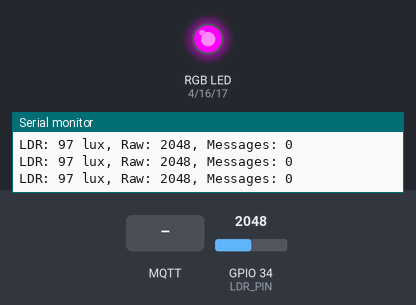
This sketch was run on a simulated ESP32. On the bench: an RGB LED mixed from three pins (HIGH = lit), the last lines printed to the serial monitor. The inputs (shaded band) are chosen by the test bench; at power-on: GPIO 34 (LDR_PIN) = 2048. WiFi joins after 1.5 s; servers stay silent unless stated; no MQTT or app messages arrive unless stated; not simulated (calls return 0 or success): ../secrets.h; names the files do not define were given values by the test bench: MQTT_PORT = 1883.

Above: at 3.2 s.
3.3 s: MQTT message "1" arrives on the first subscribed topic
At 5.14 s:
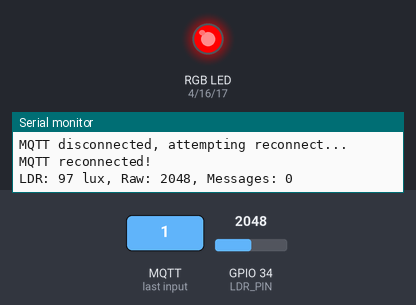
6.3 s: MQTT message "on" arrives on the first subscribed topic
At 6.9 s:
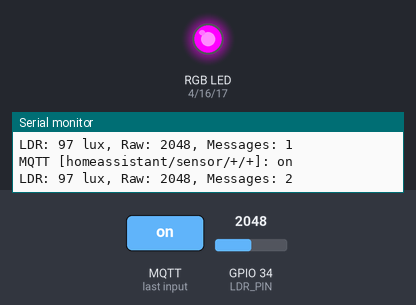
7.8 s: MQTT message "off" arrives on the first subscribed topic
At 9.0 s:
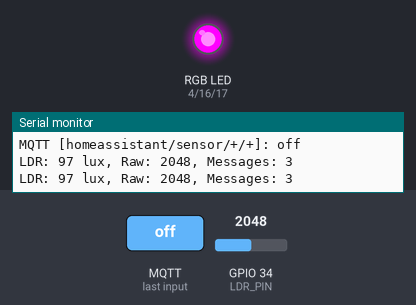
Timing chart, 0 to 10.8 s (numbered marks = the images above; inputs shaded):
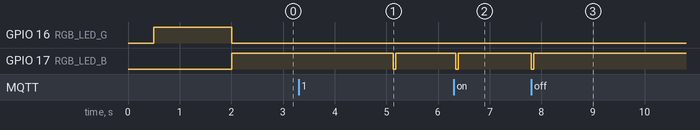

Measured:
- after the input at 3.3 s, GPIO 17 (RGB_LED_B): HIGH → LOW after 1.8 s, → HIGH 0.05 s later
- after the input at 6.3 s, GPIO 17 (RGB_LED_B): HIGH → LOW at once, → HIGH 0.05 s later
- after the input at 7.8 s, GPIO 17 (RGB_LED_B): HIGH → LOW at once, → HIGH 0.05 s later

The sketch:

ESP32_2432S028_MQTT_Relay.ino
```cpp
/*
 * ESP32-2432S028R (Cheap Yellow Display) MQTT Relay
 *
 * Dedicated MQTT relay for KVN Coordinator System with:
 * - 2.8" ILI9341 TFT display (240x320)
 * - Built-in LDR auto-brightness
 * - RGB LED status indicator
 * - Touch screen support
 * - MQTT message relay and monitoring
 *
 * Hardware:
 *   - ESP32-2432S028R board (Cheap Yellow Display)
 *   - Built-in LDR on GPIO 34
 *   - Built-in RGB LED (R:4, G:16, B:17)
 *   - WiFi connection to broker
 *
 * Display: 240x320 ILI9341 over HSPI
 * LDR: GPIO 34 (ADC1_CH6, input-only)
 * RGB LED: GPIO 4 (R), 16 (G), 17 (B) - Active LOW
 */

#include <LovyanGFX.hpp>
#include <WiFi.h>
#include <PubSubClient.h>
#include <KVN_LDR.h>
#include "../secrets.h"

// ===== Display Configuration =====
class LGFX : public lgfx::LGFX_Device
{
  lgfx::Panel_ILI9341 _panel_instance;
  lgfx::Bus_SPI _bus_instance;
  lgfx::Light_PWM _light_instance;

public:
  LGFX(void)
  {
    {
      auto cfg = _bus_instance.config();
      cfg.spi_host = HSPI_HOST;  // Use HSPI
      cfg.spi_mode = 0;
      cfg.freq_write = 40000000; // 40MHz
      cfg.freq_read = 16000000;
      cfg.spi_3wire = false;
      cfg.use_lock = true;
      cfg.dma_channel = SPI_DMA_CH_AUTO;
      cfg.pin_sclk = 14;  // SCK
      cfg.pin_mosi = 13;  // MOSI
      cfg.pin_miso = 12;  // MISO
      cfg.pin_dc = 2;     // DC/RS
      _bus_instance.config(cfg);
      _panel_instance.setBus(&_bus_instance);
    }

    {
      auto cfg = _panel_instance.config();
      cfg.pin_cs = 15;   // CS
      cfg.pin_rst = -1;  // No RST pin
      cfg.pin_busy = -1;
      cfg.memory_width = 240;
      cfg.memory_height = 320;
      cfg.panel_width = 240;
      cfg.panel_height = 320;
      cfg.offset_x = 0;
      cfg.offset_y = 0;
      cfg.offset_rotation = 0;
      cfg.dummy_read_pixel = 8;
      cfg.dummy_read_bits = 1;
      cfg.readable = true;
      cfg.invert = false;  // Disable inversion
      cfg.rgb_order = false;
      cfg.dlen_16bit = false;
      cfg.bus_shared = true;
      _panel_instance.config(cfg);
    }

    {
      auto cfg = _light_instance.config();
      cfg.pin_bl = 21;        // Backlight
      cfg.invert = false;
      cfg.freq = 44100;
      cfg.pwm_channel = 7;
      _light_instance.config(cfg);
      _panel_instance.setLight(&_light_instance);
    }

    setPanel(&_panel_instance);
  }
};

LGFX tft;

// ===== Pin Definitions =====
#define LDR_PIN 34        // Built-in LDR (input-only)
#define RGB_LED_R 4       // Red LED (active LOW)
#define RGB_LED_G 16      // Green LED (active LOW)
#define RGB_LED_B 17      // Blue LED (active LOW)

// ===== Device Configuration =====
#define DEVICE_ID "esp32_cyd_relay"
#define DEVICE_NAME "CYD MQTT Relay"

// ===== Display Settings =====
#define SCREEN_WIDTH 240
#define SCREEN_HEIGHT 320
#define LDR_MIN_BRIGHTNESS 30
#define LDR_MAX_BRIGHTNESS 255

// ===== Network Configuration =====
WiFiClient espClient;
PubSubClient mqtt(espClient);

// ===== LDR Sensor =====
KVN_LDR ldr(LDR_PIN);

// ===== State Variables =====
unsigned long lastDisplayUpdate = 0;
unsigned long lastLDRUpdate = 0;
unsigned long lastMQTTCheck = 0;
const unsigned long DISPLAY_UPDATE_INTERVAL = 1000;   // 1 second
const unsigned long LDR_UPDATE_INTERVAL = 500;        // 0.5 seconds
const unsigned long MQTT_CHECK_INTERVAL = 100;        // 0.1 seconds

int messageCount = 0;
String lastTopic = "";
String lastMessage = "";
unsigned long lastMessageTime = 0;

// Display screens
enum Screen { SCREEN_STATUS, SCREEN_MESSAGES, SCREEN_NETWORK };
Screen currentScreen = SCREEN_STATUS;

// ===== RGB LED Functions =====
void setRGBColor(bool red, bool green, bool blue) {
  digitalWrite(RGB_LED_R, !red);    // Active LOW
  digitalWrite(RGB_LED_G, !green);
  digitalWrite(RGB_LED_B, !blue);
}

void rgbOff() { setRGBColor(false, false, false); }
void rgbRed() { setRGBColor(true, false, false); }
void rgbGreen() { setRGBColor(false, true, false); }
void rgbBlue() { setRGBColor(false, false, true); }
void rgbYellow() { setRGBColor(true, true, false); }
void rgbCyan() { setRGBColor(false, true, true); }
void rgbMagenta() { setRGBColor(true, false, true); }
void rgbWhite() { setRGBColor(true, true, true); }

// ===== Setup =====
void setup() {
  Serial.begin(115200);
  delay(500);

  Serial.println("\n=== ESP32-2432S028R MQTT Relay ===");
  Serial.println("Cheap Yellow Display (CYD)\n");

  // Initialize RGB LED
  pinMode(RGB_LED_R, OUTPUT);
  pinMode(RGB_LED_G, OUTPUT);
  pinMode(RGB_LED_B, OUTPUT);
  rgbBlue(); // Blue = booting

  // SKIP DISPLAY INIT FOR TESTING
  Serial.println("Display initialization skipped for testing");

  // Initialize LDR
  ldr.begin();
  Serial.println("LDR initialized on GPIO " + String(LDR_PIN));

  // Connect to WiFi
  Serial.println("Connecting WiFi...");
  connectWiFi();

  // Setup MQTT
  mqtt.setServer(MQTT_BROKER, MQTT_PORT);
  mqtt.setCallback(mqttCallback);

  rgbGreen(); // Green = ready

  Serial.println("\nRelay ready!");
  Serial.println("Running WITHOUT display to test stability...");
}

// ===== Main Loop =====
void loop() {
  unsigned long now = millis();

  // Feed watchdog
  yield();

  // Maintain MQTT connection (quick check only)
  if (mqtt.connected()) {
    mqtt.loop();
  } else if (now - lastMQTTCheck > 5000) {  // Only try reconnect every 5 seconds
    Serial.println("MQTT disconnected, attempting reconnect...");
    if (mqtt.connect(DEVICE_ID, MQTT_USER, MQTT_PASS)) {
      Serial.println("MQTT reconnected!");
      mqtt.subscribe("homeassistant/sensor/+/+");
      mqtt.subscribe("vanguard/control/+/+");
      mqtt.subscribe("vanguard/ai/+");
    }
    lastMQTTCheck = now;
  }

  // Update LDR and backlight
  if (now - lastLDRUpdate > LDR_UPDATE_INTERVAL) {
    // DISPLAY DISABLED FOR TESTING
    // tft.setBrightness(200);

    // Print LDR values to serial instead
    Serial.print("LDR: ");
    Serial.print(ldr.getLux());
    Serial.print(" lux, Raw: ");
    Serial.print(analogRead(LDR_PIN));
    Serial.print(", Messages: ");
    Serial.println(messageCount);

    lastLDRUpdate = now;
  }

  // DISPLAY UPDATE DISABLED FOR TESTING
  // if (now - lastDisplayUpdate > 2000) {
  //   drawStatusScreen();
  //   lastDisplayUpdate = now;
  // }

  delay(50);  // Longer delay to reduce CPU load
}

// ===== WiFi Connection =====
void connectWiFi() {
  Serial.print("Connecting to WiFi");
  WiFi.begin(WIFI_SSID, WIFI_PASSWORD);

  int attempts = 0;
  while (WiFi.status() != WL_CONNECTED && attempts < 30) {
    delay(500);
    Serial.print(".");
    attempts++;
  }

  if (WiFi.status() == WL_CONNECTED) {
    Serial.println(" Connected!");
    Serial.print("IP: ");
    Serial.println(WiFi.localIP());
    rgbGreen();
  } else {
    Serial.println(" Failed!");
    rgbRed();
  }
}

// ===== MQTT Connection =====
void reconnectMQTT() {
  if (mqtt.connected()) return;

  rgbYellow(); // Yellow = connecting

  Serial.print("Connecting to MQTT...");

  if (mqtt.connect(DEVICE_ID, MQTT_USER, MQTT_PASS)) {
    Serial.println(" connected!");

    // Subscribe to all KVN topics
    mqtt.subscribe("homeassistant/sensor/+/+");
    mqtt.subscribe("vanguard/control/+/+");
    mqtt.subscribe("vanguard/ai/+");

    // Publish online status
    mqtt.publish("vanguard/relay/status", "online", true);

    rgbGreen(); // Green = connected

  } else {
    Serial.print(" failed, rc=");
    Serial.println(mqtt.state());
    rgbRed(); // Red = error
  }
}

// ===== MQTT Callback =====
void mqttCallback(char* topic, byte* payload, unsigned int length) {
  messageCount++;

  String message = "";
  for (unsigned int i = 0; i < length; i++) {
    message += (char)payload[i];
  }

  lastTopic = String(topic);
  lastMessage = message;
  lastMessageTime = millis();

  // Flash LED on message
  rgbCyan();
  delay(50);
  rgbGreen();

  Serial.print("MQTT [");
  Serial.print(topic);
  Serial.print("]: ");
  Serial.println(message);
}

// ===== Backlight Control =====
void updateBacklight() {
  // Read LDR value
  int ldrValue = analogRead(LDR_PIN);

  // Map to brightness (30-255 range)
  int brightness = map(ldrValue, 500, 3500, LDR_MIN_BRIGHTNESS, LDR_MAX_BRIGHTNESS);
  brightness = constrain(brightness, LDR_MIN_BRIGHTNESS, LDR_MAX_BRIGHTNESS);

  // Apply gamma correction for smooth brightness
  float normalized = brightness / 255.0;
  int adjusted = (int)(pow(normalized, 2.2) * 255);

  // Set backlight
  tft.setBrightness(adjusted);
}

// ===== Display Screens =====
void drawStatusScreen() {
  Serial.println("Drawing status screen...");
  tft.fillScreen(TFT_BLACK);
  Serial.println("Screen filled");

  // Simple test - just draw some basic shapes
  tft.fillRect(10, 10, 100, 50, TFT_RED);
  Serial.println("Red rect drawn");

  tft.fillRect(120, 10, 100, 50, TFT_GREEN);
  Serial.println("Green rect drawn");

  tft.fillRect(230, 10, 80, 50, TFT_BLUE);
  Serial.println("Blue rect drawn");

  tft.setTextSize(2);
  tft.setTextColor(TFT_WHITE);
  tft.setCursor(10, 80);
  tft.print("MQTT RELAY");
  Serial.println("Text drawn");

  // Show message count
  tft.setTextSize(3);
  tft.setCursor(10, 110);
  tft.print("Messages: ");
  tft.println(messageCount);
  Serial.println("Message count drawn");

  Serial.println("Status screen complete!");
}

void drawMessagesScreen() {
  // Future: Show message log
  tft.fillScreen(TFT_BLACK);
  tft.setCursor(10, 10);
  tft.setTextSize(2);
  tft.println("Messages");
  tft.setTextSize(1);
  tft.setCursor(10, 40);
  tft.println("Not implemented yet");
}

void drawNetworkScreen() {
  // Future: Show network stats
  tft.fillScreen(TFT_BLACK);
  tft.setCursor(10, 10);
  tft.setTextSize(2);
  tft.println("Network");
  tft.setTextSize(1);
  tft.setCursor(10, 40);
  tft.println("Not implemented yet");
}
```
